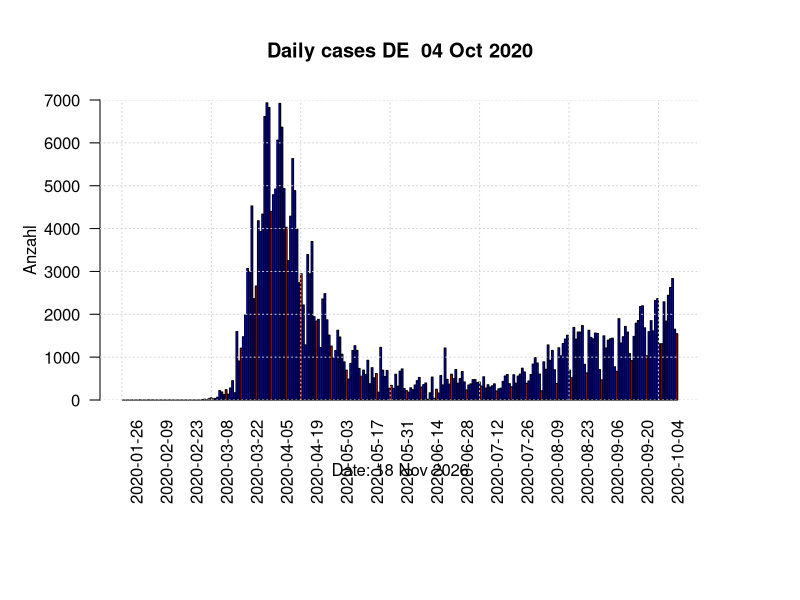

Reproduce this figure in R.
#!/usr/bin/env Rscript

require(data.table)

setwd("~/git/R-Example")

png("png/CasesDeathsDE.png",width=1920,height=1080)

colors <-c( "red", "yellow", "green", "blue", "black" )

today <- Sys.Date()
heute <- format(today, "%d %b %Y")
fromto <- c(42:102)
startdate <- as.Date("2020-01-20")

rm(daily)

daily <- read.csv ( "data/Germany.csv", header = TRUE)
reported <- format(startdate + max(daily$Date), "%d %b %Y")

m <- length(daily$Date)

daily$incCases <- c(0,daily$Cases[2:m]-daily$Cases[1:m-1])
daily$incDeaths <- c(0,daily$Deaths[2:m]-daily$Deaths[1:m-1])

options(digits=7)
options(scipen=7)
options(Outdec=".")

op = par(mar=c(10,5,5,5))

Tage <- daily$Date + startdate

sel <- daily$WTag != 6

Tage[sel] <- NA

barplot( daily$incCases # [fromto]
    , ylim=c(0,(max(daily$incCases)%/%1000+1)*1000)
    #, col=colors[1]
    , main = paste("Daily cases DE ", reported) 
    , sub = ""
    , xlab=""
    , col=c(rep("blue",6),"red") 
    , ylab="Anzahl"
    , names.arg = Tage # [fromto]
    , las = 2
    )     
title ( sub = paste("Date:", heute ), line= 3)

grid()

dev.off()